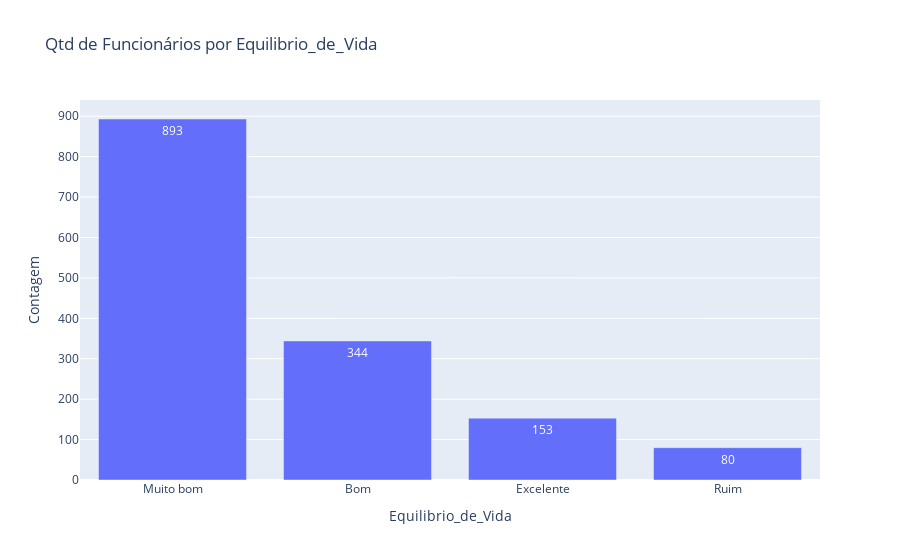

Here is the notebook cell this chart was saved with:
### Code cell
constroi_grafico_barras('Equilibrio_de_Vida')

### Figure 1 — Plotly figure (JSON) as saved in the notebook; plotly's stock layout.template omitted (floating-point values rounded to 4 significant figures)
{"data": [{"alignmentgroup": "True", "hovertemplate": "Equilibrio_de_Vida=%{x}<br>Contagem=%{y}<extra></extra>", "legendgroup": "", "marker": {"color": "#636efa", "pattern": {"shape": ""}}, "name": "", "offsetgroup": "", "orientation": "v", "showlegend": false, "textposition": "auto", "texttemplate": "%{y}", "type": "bar", "x": ["Muito bom", "Bom", "Excelente", "Ruim"], "xaxis": "x", "y": [893, 344, 153, 80], "yaxis": "y"}], "layout": {"autosize": true, "barmode": "relative", "legend": {"tracegroupgap": 0}, "title": {"text": "Qtd de Funcionários por Equilibrio_de_Vida"}, "xaxis": {"anchor": "y", "autorange": true, "domain": [0, 1], "range": [-0.5, 3.5], "title": {"text": "Equilibrio_de_Vida"}, "type": "category"}, "yaxis": {"anchor": "x", "autorange": true, "domain": [0, 1], "range": [0, 940], "title": {"text": "Contagem"}, "type": "linear"}}}
